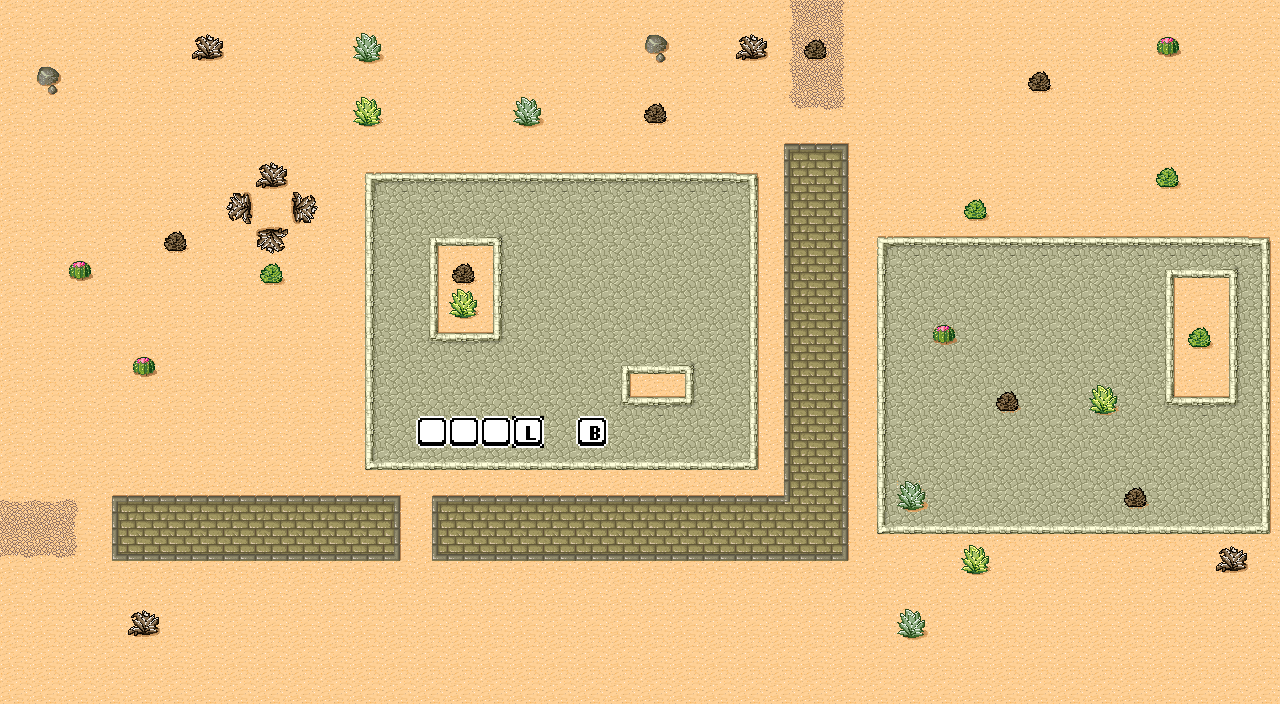

Tiled map render using the project's own tile images. Description and the map definition, with tile-layer contents summarised, below:
An orthogonal 40x22 tile map with 32x32 px tiles, 3 tile layers (Ground, Bushes, keys), 2 tilesets and 12 objects (T, M, X, I, Hello World, ...).

<map version="1.8" tiledversion="1.8.6" orientation="orthogonal" renderorder="right-down" width="40" height="22" tilewidth="32" tileheight="32" infinite="0" nextlayerid="7" nextobjectid="23">
 <editorsettings>
  <export target="desert.json" format="json" />
 </editorsettings>
 <tileset firstgid="1" name="Desert" tilewidth="32" tileheight="32" spacing="1" margin="1" tilecount="48" columns="8">
  <image source="tmw_desert_spacing.png" width="265" height="199" />
  <tile id="30" probability="0.01" />
  <tile id="31" probability="0.01" />
  <tile id="37" probability="0.01" />
  <tile id="38" probability="0.01" />
  <tile id="39" probability="0.01" />
  <tile id="45" probability="0" />
  <tile id="46" probability="0.01" />
  <tile id="47" probability="0.01" />
  <wangsets>
   <wangset name="Desert" type="corner" tile="5">
    <wangcolor name="Desert" color="#ff0000" tile="29" probability="1" />
    <wangcolor name="Brick" color="#00ff00" tile="9" probability="1" />
    <wangcolor name="Cobblestone" color="#0000ff" tile="33" probability="1" />
    <wangcolor name="Dirt" color="#ff7700" tile="14" probability="1" />
    <wangtile tileid="0" wangid="0,1,0,2,0,1,0,1" />
    <wangtile tileid="1" wangid="0,1,0,2,0,2,0,1" />
    <wangtile tileid="2" wangid="0,1,0,1,0,2,0,1" />
    <wangtile tileid="3" wangid="0,4,0,1,0,4,0,4" />
    <wangtile tileid="4" wangid="0,4,0,4,0,1,0,4" />
    <wangtile tileid="5" wangid="0,1,0,4,0,1,0,1" />
    <wangtile tileid="6" wangid="0,1,0,4,0,4,0,1" />
    <wangtile tileid="7" wangid="0,1,0,1,0,4,0,1" />
    <wangtile tileid="8" wangid="0,2,0,2,0,1,0,1" />
    <wangtile tileid="9" wangid="0,2,0,2,0,2,0,2" />
    <wangtile tileid="10" wangid="0,1,0,1,0,2,0,2" />
    <wangtile tileid="11" wangid="0,1,0,4,0,4,0,4" />
    <wangtile tileid="12" wangid="0,4,0,4,0,4,0,1" />
    <wangtile tileid="13" wangid="0,4,0,4,0,1,0,1" />
    <wangtile tileid="14" wangid="0,4,0,4,0,4,0,4" />
    <wangtile tileid="15" wangid="0,1,0,1,0,4,0,4" />
    <wangtile tileid="16" wangid="0,2,0,1,0,1,0,1" />
    <wangtile tileid="17" wangid="0,2,0,1,0,1,0,2" />
    <wangtile tileid="18" wangid="0,1,0,1,0,1,0,2" />
    <wangtile tileid="19" wangid="0,2,0,1,0,2,0,2" />
    <wangtile tileid="20" wangid="0,2,0,2,0,1,0,2" />
    <wangtile tileid="21" wangid="0,4,0,1,0,1,0,1" />
    <wangtile tileid="22" wangid="0,4,0,1,0,1,0,4" />
    <wangtile tileid="23" wangid="0,1,0,1,0,1,0,4" />
    <wangtile tileid="24" wangid="0,1,0,3,0,1,0,1" />
    <wangtile tileid="25" wangid="0,1,0,3,0,3,0,1" />
    <wangtile tileid="26" wangid="0,1,0,1,0,3,0,1" />
    <wangtile tileid="27" wangid="0,1,0,2,0,2,0,2" />
    <wangtile tileid="28" wangid="0,2,0,2,0,2,0,1" />
    <wangtile tileid="29" wangid="0,1,0,1,0,1,0,1" />
    <wangtile tileid="30" wangid="0,1,0,1,0,1,0,1" />
    <wangtile tileid="31" wangid="0,1,0,1,0,1,0,1" />
    <wangtile tileid="32" wangid="0,3,0,3,0,1,0,1" />
    <wangtile tileid="33" wangid="0,3,0,3,0,3,0,3" />
    <wangtile tileid="34" wangid="0,1,0,1,0,3,0,3" />
    <wangtile tileid="35" wangid="0,3,0,1,0,3,0,3" />
    <wangtile tileid="36" wangid="0,3,0,3,0,1,0,3" />
    <wangtile tileid="37" wangid="0,1,0,1,0,1,0,1" />
    <wangtile tileid="38" wangid="0,1,0,1,0,1,0,1" />
    <wangtile tileid="39" wangid="0,1,0,1,0,1,0,1" />
    <wangtile tileid="40" wangid="0,3,0,1,0,1,0,1" />
    <wangtile tileid="41" wangid="0,3,0,1,0,1,0,3" />
    <wangtile tileid="42" wangid="0,1,0,1,0,1,0,3" />
    <wangtile tileid="43" wangid="0,1,0,3,0,3,0,3" />
    <wangtile tileid="44" wangid="0,3,0,3,0,3,0,1" />
    <wangtile tileid="45" wangid="0,1,0,1,0,1,0,1" />
    <wangtile tileid="46" wangid="0,1,0,1,0,1,0,1" />
    <wangtile tileid="47" wangid="0,1,0,1,0,1,0,1" />
   </wangset>
  </wangsets>
 </tileset>
 <tileset firstgid="49" name="icons-keyboard-32x32-1bit-ansdor" tilewidth="32" tileheight="32" tilecount="84" columns="12">
  <image source="icons-keyboard-32x32-1bit-ansdor.png" width="384" height="224" />
  <tile id="73">
   <animation>
    <frame tileid="3" duration="1000" />
    <frame tileid="73" duration="1000" />
   </animation>
  </tile>
  <tile id="74">
   <animation>
    <frame tileid="10" duration="1000" />
    <frame tileid="73" duration="1000" />
   </animation>
  </tile>
  <tile id="75">
   <animation>
    <frame tileid="5" duration="1000" />
    <frame tileid="73" duration="1000" />
   </animation>
  </tile>
  <tile id="76">
   <animation>
    <frame tileid="73" duration="1000" />
    <frame tileid="4" duration="1000" />
   </animation>
  </tile>
  <tile id="77">
   <animation>
    <frame tileid="73" duration="1000" />
    <frame tileid="25" duration="1000" />
   </animation>
  </tile>
  <tile id="78">
   <animation>
    <frame tileid="73" duration="1000" />
    <frame tileid="20" duration="1000" />
   </animation>
  </tile>
 </tileset>
 <layer id="1" name="Ground" width="40" height="22">
  <data>[880 cells, 879 non-empty, 32 distinct tile ids]</data>
 </layer>
 <layer id="3" name="Bushes" width="40" height="22">
  <data>[880 cells, 33 non-empty, 7 distinct tile ids]</data>
 </layer>
 <group id="5" name="Keys">
  <objectgroup id="6" name="Keys">
   <object id="13" name="T" gid="125" x="608" y="448" width="32" height="32" />
   <object id="14" name="M" gid="126" x="640" y="448" width="32" height="32" />
   <object id="15" name="X" gid="127" x="672" y="448" width="32" height="32" />
   <object id="22" name="I" gid="56" x="544" y="448" width="32" height="32" />
  </objectgroup>
  <layer id="4" name="keys" width="40" height="22">
   <data>[880 cells, 5 non-empty, 5 distinct tile ids]</data>
  </layer>
 </group>
 <objectgroup color="#550000" id="2" name="Foreground">
  <object id="1" name="Hello World" x="384" y="576" width="400" height="100">
   <text fontfamily="Sans Serif" pixelsize="48" wrap="1" halign="center">This is a text</text>
  </object>
  <object id="2" name="Start Area" type="start" x="537.268" y="246.248" width="93.7421" height="83.9482" />
  <object id="5" name="Point" type="point" x="531.672" y="71.356">
   <point />
  </object>
  <object id="6" name="Special Bush" type="ellipse" x="118.927" y="584.839" width="48.9698" height="81.1499">
   <ellipse />
  </object>
  <object id="8" name="Triangle" x="706.564" y="139.914">
   <polygon points="0,0 142.712,116.128 295.218,-20.987" />
  </object>
  <object id="9" name="Sign Post" gid="46" x="356" y="182.667" width="32" height="32" />
  <object id="20" name="Polyline" type="Polyline" x="209" y="136">
   <polyline points="0,0 1,232" />
  </object>
  <object id="21" name="Sing Post 2" gid="3221225518" x="737.333" y="492.667" width="32" height="32" rotation="360" />
 </objectgroup>
</map>
